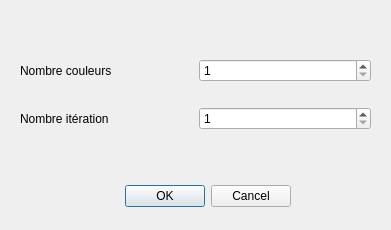
<?xml version="1.0" encoding="UTF-8"?>
<ui version="4.0">
 <class>KmeansDialog</class>
 <widget class="QDialog" name="KmeansDialog">
  <property name="geometry">
   <rect>
    <x>0</x>
    <y>0</y>
    <width>391</width>
    <height>230</height>
   </rect>
  </property>
  <property name="windowTitle">
   <string>Dialog</string>
  </property>
  <widget class="QDialogButtonBox" name="buttonBox">
   <property name="geometry">
    <rect>
     <x>-50</x>
     <y>180</y>
     <width>341</width>
     <height>32</height>
    </rect>
   </property>
   <property name="orientation">
    <enum>Qt::Horizontal</enum>
   </property>
   <property name="standardButtons">
    <set>QDialogButtonBox::Cancel|QDialogButtonBox::Ok</set>
   </property>
  </widget>
  <widget class="QWidget" name="gridLayoutWidget">
   <property name="geometry">
    <rect>
     <x>20</x>
     <y>40</y>
     <width>351</width>
     <height>111</height>
    </rect>
   </property>
   <layout class="QGridLayout">
    <item row="1" column="1">
     <widget class="QSpinBox" name="spinBox_it">
      <property name="minimum">
       <number>1</number>
      </property>
      <property name="maximum">
       <number>255</number>
      </property>
     </widget>
    </item>
    <item row="0" column="0">
     <widget class="QLabel" name="label_color">
      <property name="text">
       <string>Nombre couleurs</string>
      </property>
     </widget>
    </item>
    <item row="0" column="1">
     <widget class="QSpinBox" name="spinBox_k">
      <property name="minimum">
       <number>1</number>
      </property>
      <property name="maximum">
       <number>255</number>
      </property>
     </widget>
    </item>
    <item row="1" column="0">
     <widget class="QLabel" name="label_It">
      <property name="text">
       <string>Nombre itération</string>
      </property>
     </widget>
    </item>
   </layout>
  </widget>
 </widget>
 <resources/>
 <connections>
  <connection>
   <sender>buttonBox</sender>
   <signal>accepted()</signal>
   <receiver>KmeansDialog</receiver>
   <slot>accept()</slot>
   <hints>
    <hint type="sourcelabel">
     <x>248</x>
     <y>254</y>
    </hint>
    <hint type="destinationlabel">
     <x>157</x>
     <y>274</y>
    </hint>
   </hints>
  </connection>
  <connection>
   <sender>buttonBox</sender>
   <signal>rejected()</signal>
   <receiver>KmeansDialog</receiver>
   <slot>reject()</slot>
   <hints>
    <hint type="sourcelabel">
     <x>316</x>
     <y>260</y>
    </hint>
    <hint type="destinationlabel">
     <x>286</x>
     <y>274</y>
    </hint>
   </hints>
  </connection>
 </connections>
</ui>
